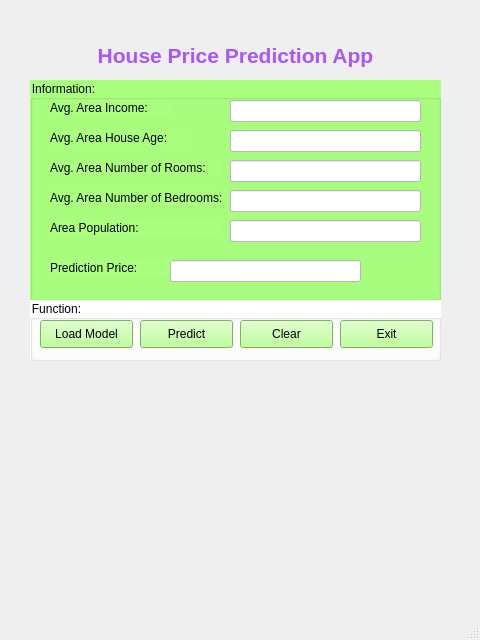
<?xml version="1.0" encoding="UTF-8"?>
<ui version="4.0">
 <class>MainWindow</class>
 <widget class="QMainWindow" name="MainWindow">
  <property name="geometry">
   <rect>
    <x>0</x>
    <y>0</y>
    <width>480</width>
    <height>640</height>
   </rect>
  </property>
  <property name="windowTitle">
   <string>Train</string>
  </property>
  <widget class="QWidget" name="centralwidget">
   <widget class="QLabel" name="label">
    <property name="geometry">
     <rect>
      <x>30</x>
      <y>30</y>
      <width>411</width>
      <height>51</height>
     </rect>
    </property>
    <property name="styleSheet">
     <string notr="true">color: rgb(170, 85, 255);</string>
    </property>
    <property name="text">
     <string>&lt;html&gt;&lt;head/&gt;&lt;body&gt;&lt;p align=&quot;center&quot;&gt;&lt;span style=&quot; font-size:16pt; font-weight:600;&quot;&gt;House Price Prediction App&lt;/span&gt;&lt;/p&gt;&lt;/body&gt;&lt;/html&gt;</string>
    </property>
   </widget>
   <widget class="QGroupBox" name="groupBox">
    <property name="geometry">
     <rect>
      <x>30</x>
      <y>80</y>
      <width>411</width>
      <height>221</height>
     </rect>
    </property>
    <property name="styleSheet">
     <string notr="true">background-color: rgb(170, 255, 127);</string>
    </property>
    <property name="title">
     <string>Information:</string>
    </property>
    <widget class="QLabel" name="label_7">
     <property name="geometry">
      <rect>
       <x>20</x>
       <y>180</y>
       <width>171</width>
       <height>16</height>
      </rect>
     </property>
     <property name="text">
      <string>Prediction Price:  </string>
     </property>
    </widget>
    <widget class="QLabel" name="label_5">
     <property name="geometry">
      <rect>
       <x>20</x>
       <y>110</y>
       <width>171</width>
       <height>16</height>
      </rect>
     </property>
     <property name="text">
      <string>Avg. Area Number of Bedrooms:</string>
     </property>
    </widget>
    <widget class="QLabel" name="label_4">
     <property name="geometry">
      <rect>
       <x>20</x>
       <y>80</y>
       <width>171</width>
       <height>16</height>
      </rect>
     </property>
     <property name="text">
      <string>Avg. Area Number of Rooms:</string>
     </property>
    </widget>
    <widget class="QLabel" name="label_3">
     <property name="geometry">
      <rect>
       <x>20</x>
       <y>50</y>
       <width>141</width>
       <height>16</height>
      </rect>
     </property>
     <property name="text">
      <string>Avg. Area House Age: </string>
     </property>
    </widget>
    <widget class="QLabel" name="label_2">
     <property name="geometry">
      <rect>
       <x>20</x>
       <y>20</y>
       <width>121</width>
       <height>16</height>
      </rect>
     </property>
     <property name="text">
      <string>Avg. Area Income: </string>
     </property>
    </widget>
    <widget class="QLabel" name="label_6">
     <property name="geometry">
      <rect>
       <x>20</x>
       <y>140</y>
       <width>171</width>
       <height>16</height>
      </rect>
     </property>
     <property name="text">
      <string>Area Population:</string>
     </property>
    </widget>
    <widget class="QLineEdit" name="lineEditIncome">
     <property name="geometry">
      <rect>
       <x>200</x>
       <y>20</y>
       <width>191</width>
       <height>22</height>
      </rect>
     </property>
     <property name="styleSheet">
      <string notr="true">background-color: rgb(255, 255, 255);</string>
     </property>
    </widget>
    <widget class="QLineEdit" name="lineEditHouseAge">
     <property name="geometry">
      <rect>
       <x>200</x>
       <y>50</y>
       <width>191</width>
       <height>22</height>
      </rect>
     </property>
     <property name="styleSheet">
      <string notr="true">background-color: rgb(255, 255, 255);</string>
     </property>
    </widget>
    <widget class="QLineEdit" name="lineEditRooms">
     <property name="geometry">
      <rect>
       <x>200</x>
       <y>80</y>
       <width>191</width>
       <height>22</height>
      </rect>
     </property>
     <property name="styleSheet">
      <string notr="true">background-color: rgb(255, 255, 255);</string>
     </property>
    </widget>
    <widget class="QLineEdit" name="lineEditBedroom">
     <property name="geometry">
      <rect>
       <x>200</x>
       <y>110</y>
       <width>191</width>
       <height>22</height>
      </rect>
     </property>
     <property name="styleSheet">
      <string notr="true">background-color: rgb(255, 255, 255);</string>
     </property>
    </widget>
    <widget class="QLineEdit" name="lineEditPopulation">
     <property name="geometry">
      <rect>
       <x>200</x>
       <y>140</y>
       <width>191</width>
       <height>22</height>
      </rect>
     </property>
     <property name="styleSheet">
      <string notr="true">background-color: rgb(255, 255, 255);</string>
     </property>
    </widget>
    <widget class="QLineEdit" name="lineEditPrice">
     <property name="geometry">
      <rect>
       <x>140</x>
       <y>180</y>
       <width>191</width>
       <height>22</height>
      </rect>
     </property>
     <property name="styleSheet">
      <string notr="true">background-color: rgb(255, 255, 255);</string>
     </property>
    </widget>
   </widget>
   <widget class="QGroupBox" name="groupBox_2">
    <property name="geometry">
     <rect>
      <x>30</x>
      <y>300</y>
      <width>411</width>
      <height>61</height>
     </rect>
    </property>
    <property name="styleSheet">
     <string notr="true">background-color: rgb(255, 255, 255);</string>
    </property>
    <property name="title">
     <string>Function:</string>
    </property>
    <widget class="QPushButton" name="pushButtonLoadModel">
     <property name="geometry">
      <rect>
       <x>10</x>
       <y>20</y>
       <width>93</width>
       <height>28</height>
      </rect>
     </property>
     <property name="styleSheet">
      <string notr="true">background-color: rgb(170, 255, 127);</string>
     </property>
     <property name="text">
      <string>Load Model</string>
     </property>
    </widget>
    <widget class="QPushButton" name="pushButtonPredict">
     <property name="geometry">
      <rect>
       <x>110</x>
       <y>20</y>
       <width>93</width>
       <height>28</height>
      </rect>
     </property>
     <property name="styleSheet">
      <string notr="true">background-color: rgb(170, 255, 127);</string>
     </property>
     <property name="text">
      <string>Predict</string>
     </property>
    </widget>
    <widget class="QPushButton" name="pushButtonClear">
     <property name="geometry">
      <rect>
       <x>210</x>
       <y>20</y>
       <width>93</width>
       <height>28</height>
      </rect>
     </property>
     <property name="styleSheet">
      <string notr="true">background-color: rgb(170, 255, 127);</string>
     </property>
     <property name="text">
      <string>Clear</string>
     </property>
    </widget>
    <widget class="QPushButton" name="pushButtonExit">
     <property name="geometry">
      <rect>
       <x>310</x>
       <y>20</y>
       <width>93</width>
       <height>28</height>
      </rect>
     </property>
     <property name="styleSheet">
      <string notr="true">background-color: rgb(170, 255, 127);</string>
     </property>
     <property name="text">
      <string>Exit</string>
     </property>
    </widget>
   </widget>
  </widget>
  <widget class="QMenuBar" name="menubar">
   <property name="geometry">
    <rect>
     <x>0</x>
     <y>0</y>
     <width>480</width>
     <height>18</height>
    </rect>
   </property>
  </widget>
  <widget class="QStatusBar" name="statusbar"/>
 </widget>
 <resources/>
 <connections/>
</ui>
